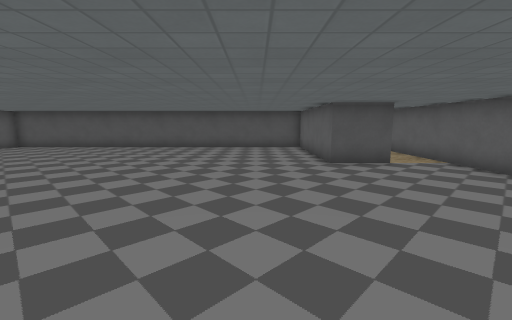
[1] (above)

16 first-person views from a walk through a 3-D level made in the Godot game engine. The camera is 1.3 m above the floor, tilts 8° down and sees 90° across. The floor is counted in squares, 1 m on a side. Each view is taken from the middle of a square. On the plan, view 1 faces up. The plan holds only what a view shows up to about 13 squares ahead; the rest is blank. Some surface patterns are stand-ins.

[2]
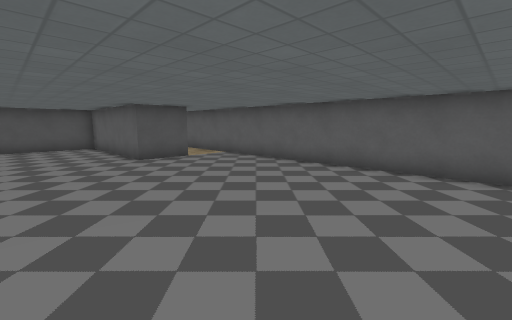

[3]
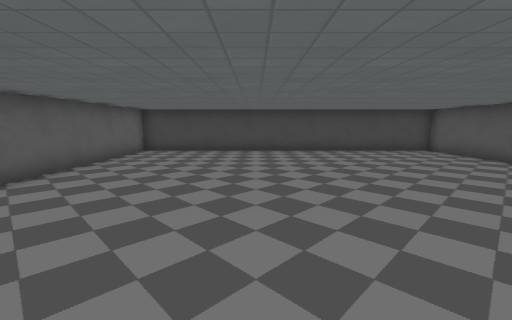

[4]
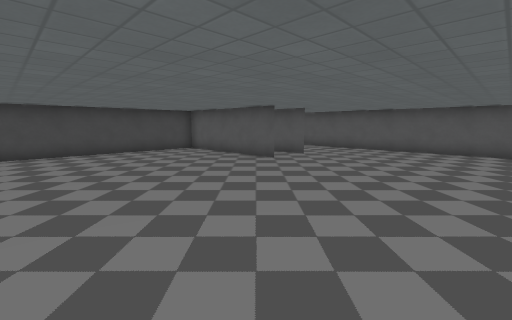

[5]
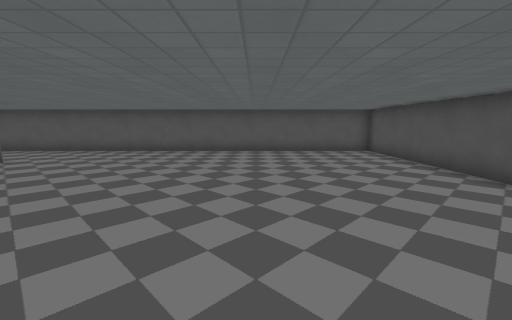

[6]
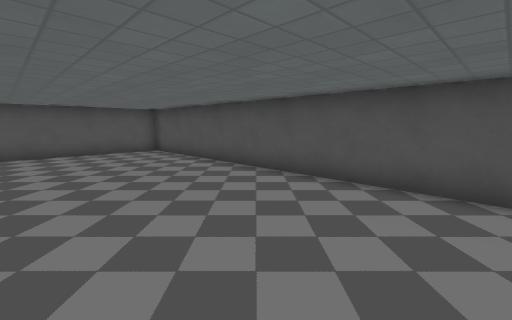

[7]
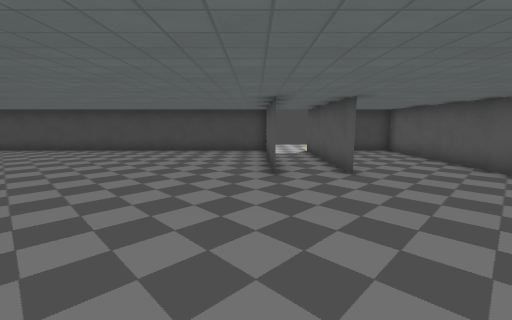

[8]
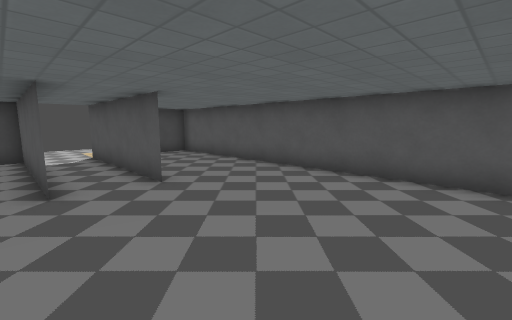

[9]
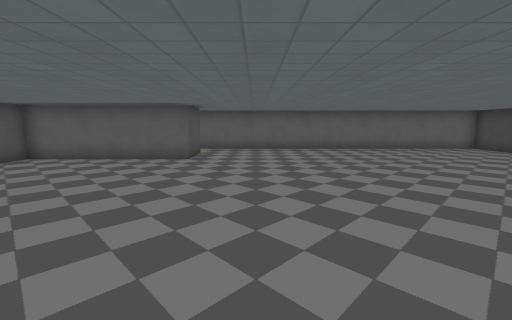

[10]
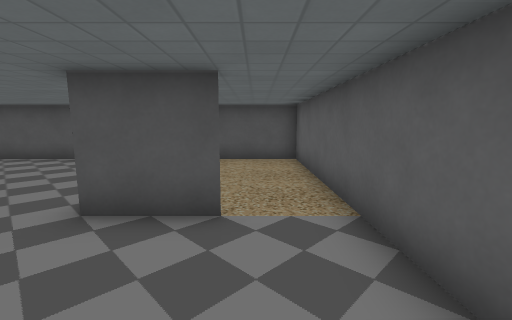

[11]
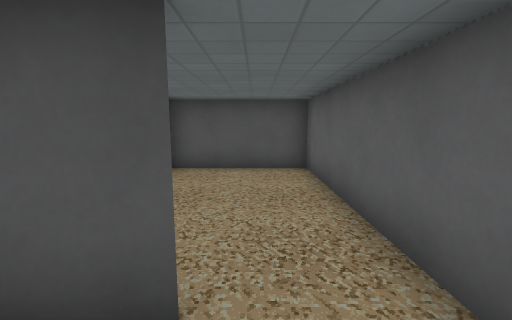

[12]
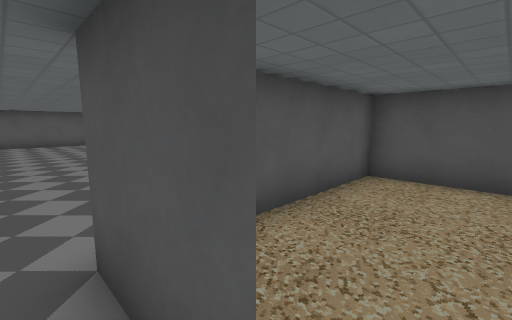

[13]
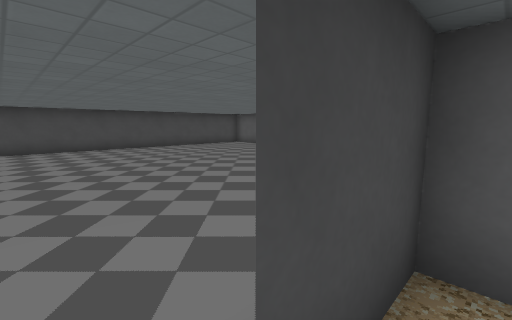

[14]
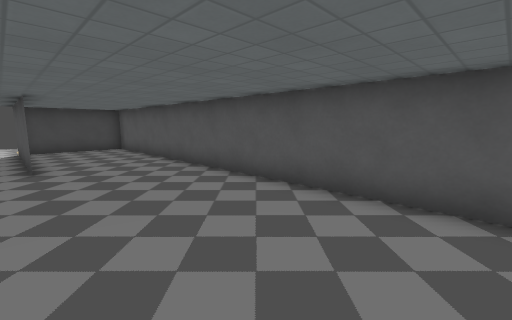

[15]
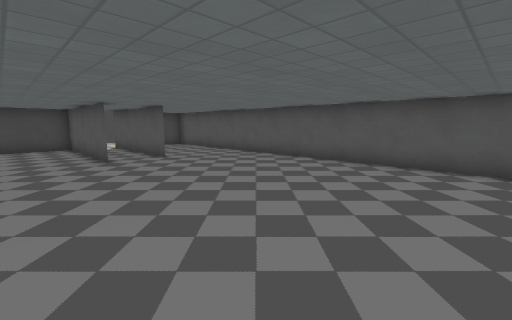

[16]
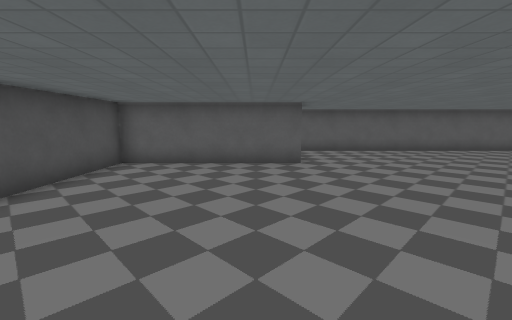

### Floor plan
Points are (right, up) in squares from view 1. A wall is a line through its corners. A room is listed if a view was taken in it or the views show most of it. See-through windows are left out.
Room 1 (views 1, 2, 3, 4, 5, 6, 7, 8, 9, 10, 11, 14, 15, 16)
walls: (-7.5, 0.6) (-7.5, -5.5) (6.5, -5.5) (6.5, 7.5); (-9.5, 0.6) (-9.5, -5.5); (4.6, 8.5) (2.5, 8.5) (2.5, 14.5); (2, 14.5) (-13.5, 14.5) (-13.5, -5.5) (-9.8, -5.5)
ways out: opening at (5, 8) to room 2; opening at (-9, -7)
Room 2 (views 12, 13)
walls: (2.5, 14.6) (2.5, 8.5) (4.5, 8.5); (6.5, 7.5) (6.5, 14.5) (2, 14.5)
ways out: opening at (5, 8) to room 1

Positions as (right, up) in squares from view 1, and headings:
1: (0, 0), facing up
2: (-1, -1), facing up-right
3: (1, 7), facing down
4: (0, 7), facing down-left
5: (-1, 9), facing left
6: (-1, 9), facing up-left
7: (-7, 7), facing down
8: (-7, 6), facing down-left
9: (-7, 6), facing right
10: (5, 5), facing up
11: (5, 7), facing up
12: (5, 8), facing up-left
13: (5, 9), facing down-left
14: (-9, 9), facing down-left
15: (-5, 10), facing down-left
16: (-6, 10), facing right
